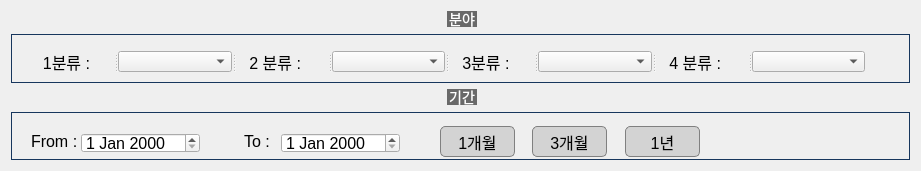
  <widget class="QWidget" name="verticalLayoutWidget_2">
   <property name="geometry">
    <rect>
     <x>10</x>
     <y>10</y>
     <width>921</width>
     <height>171</height>
    </rect>
   </property>
   <property name="font">
    <font>
     <pointsize>12</pointsize>
    </font>
   </property>
   <layout class="QVBoxLayout" name="verticalLayout_2">
    <item>
     <widget class="QGroupBox" name="groupBox_area">
      <property name="font">
       <font>
        <pointsize>-1</pointsize>
       </font>
      </property>
      <property name="styleSheet">
       <string notr="true">QGroupBox  {
    border: 1px solid gray;
    border-color: #FF17365D;
    margin-top: 23px;
    font-size: 14px;

}

QGroupBox::title  {
    subcontrol-origin: margin;
    subcontrol-position: top center;
    padding: 5px 8000px 5px 8000px;
    background-color: #FF696969;
    color: rgb(255, 255, 255);
}</string>
      </property>
      <property name="title">
       <string>분야</string>
      </property>
      <widget class="QSplitter" name="splitter">
       <property name="geometry">
        <rect>
         <x>23</x>
         <y>40</y>
         <width>831</width>
         <height>21</height>
        </rect>
       </property>
       <property name="orientation">
        <enum>Qt::Horizontal</enum>
       </property>
       <widget class="QLabel" name="label">
        <property name="font">
         <font>
          <pointsize>12</pointsize>
         </font>
        </property>
        <property name="text">
         <string>  1분류 : </string>
        </property>
       </widget>
       <widget class="QComboBox" name="comboBox">
        <property name="font">
         <font>
          <pointsize>12</pointsize>
         </font>
        </property>
       </widget>
       <widget class="QLabel" name="label_2">
        <property name="font">
         <font>
          <pointsize>12</pointsize>
         </font>
        </property>
        <property name="text">
         <string>   2 분류 : </string>
        </property>
       </widget>
       <widget class="QComboBox" name="comboBox_2">
        <property name="font">
         <font>
          <pointsize>12</pointsize>
         </font>
        </property>
       </widget>
       <widget class="QLabel" name="label_3">
        <property name="font">
         <font>
          <pointsize>12</pointsize>
         </font>
        </property>
        <property name="text">
         <string>   3분류 : </string>
        </property>
       </widget>
       <widget class="QComboBox" name="comboBox_4">
        <property name="font">
         <font>
          <pointsize>12</pointsize>
         </font>
        </property>
       </widget>
       <widget class="QLabel" name="label_4">
        <property name="font">
         <font>
          <pointsize>12</pointsize>
         </font>
        </property>
        <property name="text">
         <string>   4 분류 : </string>
        </property>
       </widget>
       <widget class="QComboBox" name="comboBox_3">
        <property name="font">
         <font>
          <pointsize>12</pointsize>
         </font>
        </property>
       </widget>
      </widget>
     </widget>
    </item>
    <item>
     <widget class="QGroupBox" name="groupBox_period">
      <property name="font">
       <font>
        <pointsize>-1</pointsize>
       </font>
      </property>
      <property name="styleSheet">
       <string notr="true">QGroupBox  {
    border: 1px solid gray;
    border-color: #FF17365D;
    margin-top: 23px;
    font-size: 14px;

}

QGroupBox::title  {
    subcontrol-origin: margin;
    subcontrol-position: top center;
    padding: 5px 8000px 5px 8000px;
    background-color: #FF696969;
    color: rgb(255, 255, 255);
}</string>
      </property>
      <property name="title">
       <string>기간</string>
      </property>
      <widget class="QPushButton" name="pushButton_3">
       <property name="geometry">
        <rect>
         <x>614</x>
         <y>37</y>
         <width>75</width>
         <height>31</height>
        </rect>
       </property>
       <property name="font">
        <font>
         <pointsize>12</pointsize>
        </font>
       </property>
       <property name="styleSheet">
        <string notr="true">QPushButton  {
border: 1px solid gray;
	background-color: #ffd3d3d3;
border-radius: 5px;
}</string>
       </property>
       <property name="text">
        <string>1년</string>
       </property>
      </widget>
      <widget class="QLabel" name="label_5">
       <property name="geometry">
        <rect>
         <x>20</x>
         <y>44</y>
         <width>55</width>
         <height>16</height>
        </rect>
       </property>
       <property name="font">
        <font>
         <pointsize>12</pointsize>
        </font>
       </property>
       <property name="text">
        <string>From : </string>
       </property>
      </widget>
      <widget class="QLabel" name="label_6">
       <property name="geometry">
        <rect>
         <x>233</x>
         <y>44</y>
         <width>35</width>
         <height>16</height>
        </rect>
       </property>
       <property name="font">
        <font>
         <pointsize>12</pointsize>
        </font>
       </property>
       <property name="text">
        <string>To : </string>
       </property>
      </widget>
      <widget class="QPushButton" name="pushButton_2">
       <property name="geometry">
        <rect>
         <x>521</x>
         <y>37</y>
         <width>75</width>
         <height>31</height>
        </rect>
       </property>
       <property name="font">
        <font>
         <pointsize>12</pointsize>
        </font>
       </property>
       <property name="styleSheet">
        <string notr="true">QPushButton  {
border: 1px solid gray;
	background-color: #ffd3d3d3;
border-radius: 5px;
}</string>
       </property>
       <property name="text">
        <string>3개월</string>
       </property>
      </widget>
      <widget class="QPushButton" name="pushButton">
       <property name="geometry">
        <rect>
         <x>429</x>
         <y>37</y>
         <width>75</width>
         <height>31</height>
        </rect>
       </property>
       <property name="font">
        <font>
         <pointsize>12</pointsize>
        </font>
       </property>
       <property name="styleSheet">
        <string notr="true">QPushButton  {
border: 1px solid gray;
	background-color: #ffd3d3d3;
border-radius: 5px;
}</string>
       </property>
       <property name="text">
        <string>1개월</string>
       </property>
      </widget>
      <widget class="QDateEdit" name="dateEdit">
       <property name="geometry">
        <rect>
         <x>70</x>
         <y>44</y>
         <width>119</width>
         <height>20</height>
        </rect>
       </property>
       <property name="font">
        <font>
         <pointsize>12</pointsize>
        </font>
       </property>
      </widget>
      <widget class="QDateEdit" name="dateEdit_2">
       <property name="geometry">
        <rect>
         <x>270</x>
         <y>44</y>
         <width>119</width>
         <height>20</height>
        </rect>
       </property>
       <property name="font">
        <font>
         <pointsize>12</pointsize>
        </font>
       </property>
      </widget>
     </widget>
    </item>
   </layout>
  </widget>
